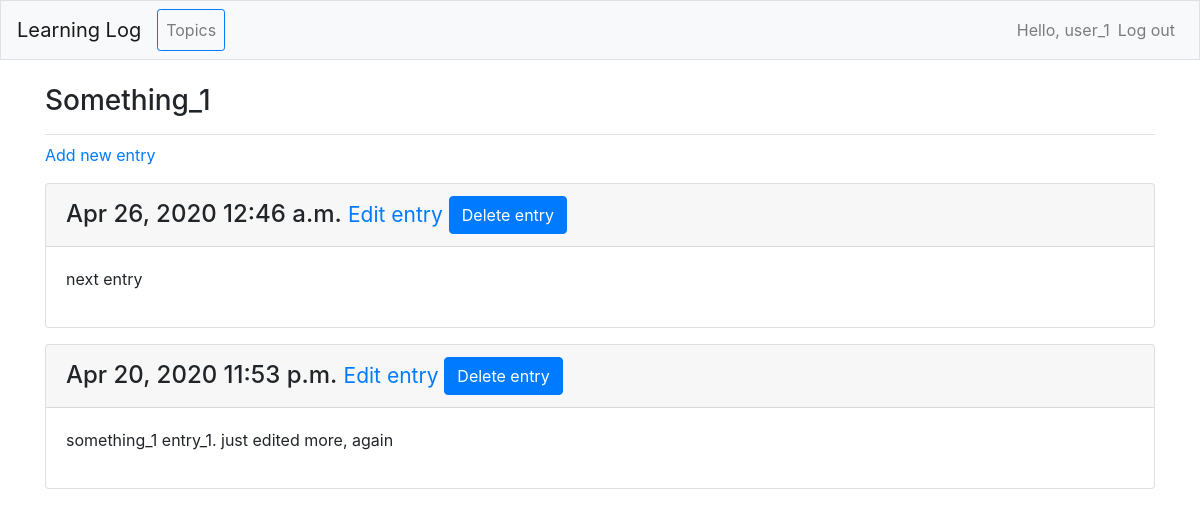
Page /topics/7/ (signed in) on the committed database.
### learning_logs/models.py (models this page shows, shortened)
class Topic(models.Model): # inherit from Django's base Model class
    text = models.CharField(max_length=200) # allocates 200 chars in database
    data_added = models.DateTimeField(auto_now_add=True) # sets to current data/time when new topic created
    owner = models.ForeignKey(User, on_delete=models.CASCADE)
    def __str__(self):
        return self.text

class Entry(models.Model): # inherit from Django's base Model class
    topic = models.ForeignKey(Topic,  on_delete=models.CASCADE)  # connects entry to a topic
    text = models.TextField()
    date_added = models.DateTimeField(auto_now_add=True)
    class Meta:
        verbose_name_plural = 'entries'

### learning_logs/views.py (the view)
# urls.py: path('topics/<int:topic_id>/', views.topic, name = 'topic'),
@login_required
def topic(request, topic_id):
    topic = Topic.objects.get(id=topic_id)
    check_topic_owner(topic, request)
    entries = topic.entry_set.order_by('-date_added')
    context = {'topic': topic, 'entries': entries}
    return render(request, 'learning_logs/topic.html', context)

### learning_logs/views.py (called while the page is built)
def check_topic_owner(topic, request):
    if topic.owner != request.user:
        raise Http404

### learning_logs/templates/learning_logs/topic.html (shortened to what this page needs)
{% extends 'learning_logs/base.html' %}
{% block page_header %}
    <h3>{{topic}} </h3>
{% endblock page_header %}
{% block content %}
<p>
    <a href = "{% url 'learning_logs:new_entry' topic.id %}"> Add new entry </a>
</p>
{% for entry in entries %}
    <div class="card mb-3">
        <h4 class = "card-header">
            {{ entry.date_added|date:'M d, Y h:i a' }}
            <small>
                <a href = "{% url 'learning_logs:edit_entry' entry.id %}"> Edit entry </a>
            </small>
            <button type = "button" class="btn btn-primary" data-toggle="modal" data-target="#ModalCenter"> Delete entry </button>
        </h4>
        <div class="card-body">
            {{ entry.text|linebreaks }}
        </div>
    </div>
{% empty %}
    <li> There are no entries for this topic yet </li>
{% endfor %}
{% endblock content %}

### learning_logs/templates/learning_logs/base.html (shortened to what this page needs)
{% load bootstrap4 %}
<!doctype html>
<html lang="en" >
<head>
    {% bootstrap_css %}
</head>
<body>
    <nav class = "navbar navbar-expand-md navbar-light bg-light mb-4 border">
        <a class = "navbar-brand" href = "{% url 'learning_logs:index' %}"> Learning Log </a>
            <div class = "collapse navbar-collapse" id = "navbarCollapse">
                <ul class = "navbar-nav mr-auto border border-primary rounded-sm">
                    <li class = "nav-item">
                        <a class = "nav-link" href = "{% url 'learning_logs:topics'%}"> Topics </a>
                    </li>
                </ul>
                <ul class = "navbar-nav ml-auto">
                    {% if user.is_authenticated %}
                        <li class = "nav-item">
                            <span class = "navbar-text">Hello, {{ user.username }} </span>
                        </li>
                        <li class = "nav-item">
                            <a class = "nav-link" href = "{% url 'users:logout' %}"> Log out </a>
                        </li>
                    {% endif %}
                </ul>
            </div>
    </nav>
    <main role = "main" class = "container">
        <div class = "pb-2 mb-2 border-bottom">
            {% block page_header %} {% endblock page_header %}
        </div>
        <div>
            {% block content %}{% endblock content %}
        </div>
    </main>
</body>
</html>

### rows in the picture
Topic: text "Something_1"
Entry: date_added "Apr 26, 2020 12:46 a.m.", text "next entry"
Entry: date_added "Apr 20, 2020 11:53 p.m.", text "something_1 entry_1. just edited more, again"

### other values in the picture
{{ user.username }} "user_1"
